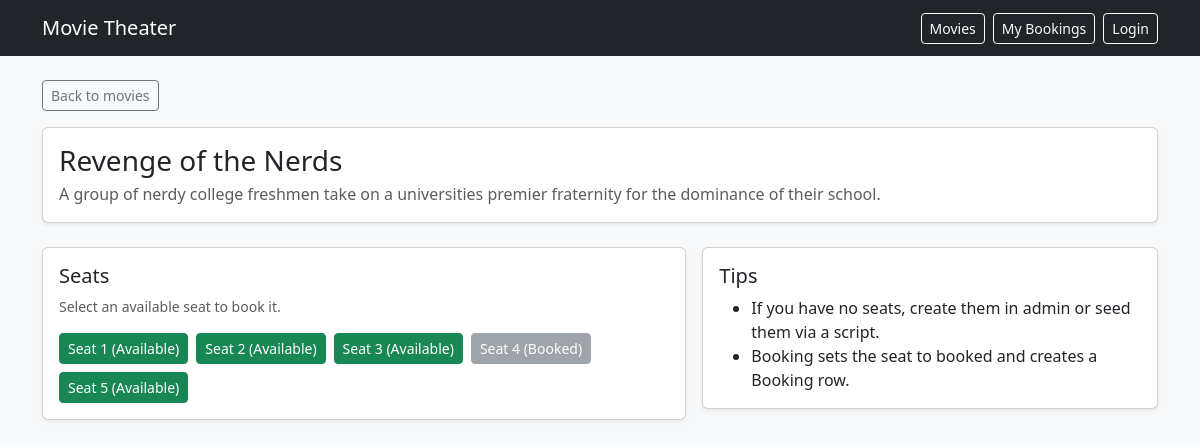
The page /movies/5/seats/ on the database its author committed.
### bookings/models.py (models this page shows, shortened)
class Movie(models.Model):
    title = models.CharField(max_length=200)
    description = models.TextField()
    release_date = models.DateField()
    duration = models.IntegerField()  # minutes

class Seat(models.Model):
    movie = models.ForeignKey(Movie, on_delete=models.CASCADE, related_name="seats", null=True, blank=True)
    seat_number = models.CharField(max_length=10)
    is_booked = models.BooleanField(default=False)
    class Meta:
        constraints = [
            models.UniqueConstraint(fields=["movie", "seat_number"], name="unique_seat_per_movie")
        ]

### bookings/views.py (the view)
# urls.py: path("movies/<int:movie_id>/seats/", seat_booking_page, name="seat_booking"),
def seat_booking_page(request, movie_id):
    movie = get_object_or_404(Movie, id=movie_id)
    seats = Seat.objects.filter(movie=movie).order_by("seat_number")
    return render(request, "bookings/seat_booking.html", {
        "movie": movie,
        "seats": seats
    })

### bookings/templates/bookings/seat_booking.html (shortened to what this page needs)
{% extends "bookings/base.html" %}
{% block content %}
  <div class="mb-3">
    <a href="{% url 'movie_list' %}" class="btn btn-outline-secondary btn-sm">Back to movies</a>
  </div>
  <div class="card shadow-sm mb-4">
    <div class="card-body">
      <h3 class="card-title mb-1">{{ movie.title }}</h3>
      <p class="text-muted mb-0">{{ movie.description }}</p>
    </div>
  </div>
  <div class="row g-3">
    <div class="col-12 col-lg-7">
      <div class="card shadow-sm">
        <div class="card-body">
          <h5 class="card-title">Seats</h5>
          <p class="text-muted small">Select an available seat to book it.</p>
          {% if seats %}
            <div class="d-flex flex-wrap gap-2">
              {% for seat in seats %}
                {% if seat.is_booked %}
                  <button class="btn btn-sm btn-secondary" disabled>
                    {{ seat.seat_number }} (Booked)
                  </button>
                {% else %}
                  <form method="post" action="{% url 'book_seat' movie.id seat.id %}" class="m-0">
                    <button class="btn btn-sm btn-success" type="submit">
                      {{ seat.seat_number }} (Available)
                    </button>
                  </form>
                {% endif %}
              {% endfor %}
            </div>
          {% else %}
            <div class="alert alert-info mb-0">No seats exist yet.</div>
          {% endif %}
        </div>
      </div>
    </div>
    <div class="col-12 col-lg-5">
      <div class="card shadow-sm">
        <div class="card-body">
          <h5 class="card-title">Tips</h5>
          <ul class="mb-0">
            <li>If you have no seats, create them in admin or seed them via a script.</li>
            <li>Booking sets the seat to booked and creates a Booking row.</li>
          </ul>
        </div>
      </div>
    </div>
  </div>
{% endblock %}

### rows shown on the page
Movie: title "Revenge of the Nerds", description "A group of nerdy college freshmen take on a universities premier fraternity for the dominance of their school."
Seat: seat_number "Seat 1"
Seat: seat_number "Seat 2"
Seat: seat_number "Seat 3"
Seat: seat_number "Seat 4"
Seat: seat_number "Seat 5"
